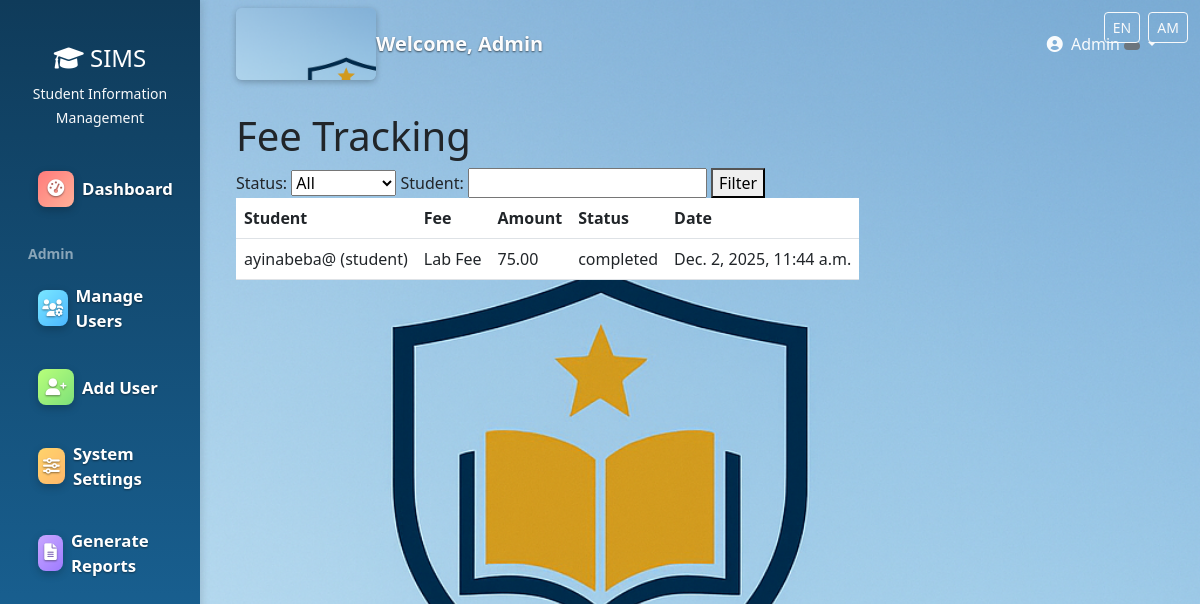
The app's page /finance/fee-tracking/ (signed in), older data.
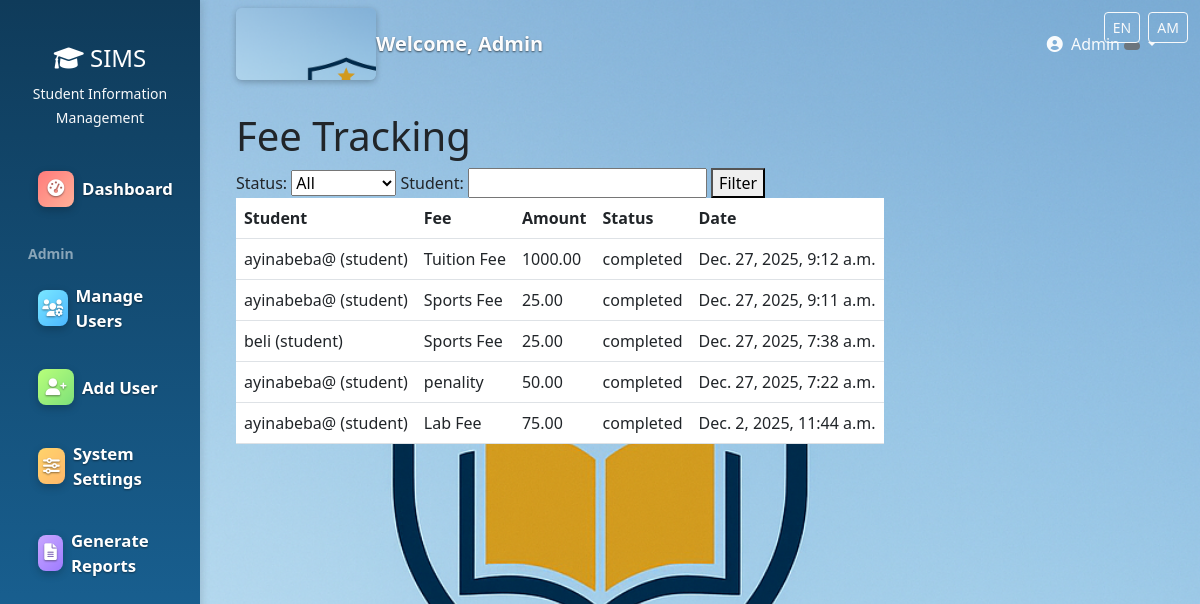
The same page, newer data.
### users/models.py (models this page shows)
class User(AbstractUser):
    ROLE_CHOICES = (
        ('admin', 'Administrator'),
        ('teacher', 'Teacher'),
        ('student', 'Student'),
        ('registrar', 'Registrar'),
        ('finance', 'Finance Officer'),
        ('parent', 'Parent'),
    )
    role = models.CharField(max_length=20, choices=ROLE_CHOICES)
    phone = models.CharField(max_length=15, blank=True)
    address = models.TextField(blank=True)
    date_of_birth = models.DateField(null=True, blank=True)
    profile_picture = models.ImageField(upload_to='profiles/', null=True, blank=True)
    is_approved = models.BooleanField(default=False)
    created_at = models.DateTimeField(auto_now_add=True)
    def __str__(self):
        return f"{self.username} ({self.role})"

### payments/models.py (models this page shows, shortened)
class Payment(models.Model):
    student = models.ForeignKey(User, on_delete=models.CASCADE, limit_choices_to={'role': 'student'})
    fee_structure = models.ForeignKey(FeeStructure, on_delete=models.CASCADE)
    amount_paid = models.DecimalField(max_digits=10, decimal_places=2)
    payment_date = models.DateTimeField(auto_now_add=True)
    created_at = models.DateTimeField(auto_now_add=True)
    payment_method = models.CharField(max_length=50)
    transaction_id = models.CharField(max_length=100, unique=True)
    STATUS_CHOICES = (
        ('pending', 'Pending'),
        ('completed', 'Completed'),
        ('failed', 'Failed'),
    )
    status = models.CharField(max_length=20, choices=STATUS_CHOICES, default='pending')
    is_cleared = models.BooleanField(default=False)

class FeeStructure(models.Model):
    name = models.CharField(max_length=100)
    amount = models.DecimalField(max_digits=10, decimal_places=2)
    description = models.TextField()
    is_active = models.BooleanField(default=True)
    created_by = models.ForeignKey(User, on_delete=models.CASCADE)
    created_at = models.DateTimeField(auto_now_add=True)

### users/decorators.py (the view)
        def wrapper(request, *args, **kwargs):
            if request.user.is_authenticated:
                if request.user.role in allowed_roles or request.user.is_superuser:
                    return view_func(request, *args, **kwargs)
            messages.error(request, "You don't have permission to access this page.")
            return redirect('dashboard')

### finance/views.py (called while the page is built)
@finance_required
def fee_tracking(request):
    payments = Payment.objects.all().select_related('student', 'fee_structure').order_by('-payment_date')
    status_filter = request.GET.get('status')
    student_filter = request.GET.get('student')
    if status_filter:
        payments = payments.filter(status=status_filter)
    if student_filter:
        payments = payments.filter(student__username__icontains=student_filter)
    context = {
        'payments': payments,
        'status_choices': Payment.STATUS_CHOICES,
    }
    return render(request, 'finance/fee_tracking.html', context)

### finance/templates/finance/fee_tracking.html (shortened to what this page needs)
{% extends 'base.html' %}
{% block content %}
<h1>Fee Tracking</h1>
<form method="get">
  <label>Status: <select name="status"><option value="">All</option>{% for k,v in status_choices %}<option value="{{ k }}">{{ v }}</option>{% endfor %}</select></label>
  <label>Student: <input type="text" name="student" value="{{ request.GET.student }}"></label>
  <button type="submit">Filter</button>
</form>
<table class="table">
  <thead><tr><th>Student</th><th>Fee</th><th>Amount</th><th>Status</th><th>Date</th></tr></thead>
  <tbody>
  {% for p in payments %}
    <tr>
      <td>{{ p.student }}</td>
      <td>{{ p.fee_structure.name }}</td>
      <td>{{ p.amount_paid }}</td>
      <td>{{ p.status }}</td>
      <td>{{ p.payment_date }}</td>
    </tr>
  {% empty %}
    <tr><td colspan="5">No payments found</td></tr>
  {% endfor %}
  </tbody>
</table>
{% endblock %}

### templates/base.html (shortened to what this page needs)
<!DOCTYPE html>
{% load i18n %}
<html lang="{{ LANGUAGE_CODE|default:'en' }}">
  <head>
    {% load static %}
    <link
      href="https://cdn.jsdelivr.net/npm/bootstrap@5.3.0/dist/css/bootstrap.min.css"
      rel="stylesheet"
    />
    <link
      href="https://cdnjs.cloudflare.com/ajax/libs/font-awesome/6.0.0/css/all.min.css"
      rel="stylesheet"
    />
  </head>
  <body>
    <div style="position:fixed;right:12px;top:12px;z-index:1050">
      <form id="lang-form" action="/i18n/setlang/" method="post" style="display:inline">
        <button name="language" value="en" class="btn btn-sm btn-outline-light me-1" type="submit">EN</button>
        <button name="language" value="am" class="btn btn-sm btn-outline-light" type="submit">AM</button>
      </form>
    </div>
    {% if user.is_authenticated %}
    <div class="container-fluid">
      <div class="row">
        <nav class="col-md-3 col-lg-2 d-none d-md-block sidebar">
          <div class="position-sticky pt-4">
            <div class="text-center mb-4">
              <h4 class="text-white">
                <i class="fas fa-graduation-cap"></i> SIMS
              </h4>
              <small class="text-light">Student Information Management</small>
            </div>
            <ul class="nav flex-column">
              <li class="nav-item">
                <a
                  class="nav-link {% if request.resolver_match.url_name == 'dashboard' %}active{% endif %}"
                  href="{% url 'dashboard' %}"
                >
                  <i class="fas fa-tachometer-alt me-2"></i>Dashboard
                </a>
              </li>
              {% if user.is_superuser or user.is_staff or user.role == 'admin' %}
              <li class="nav-item mt-3">
                <strong class="text-white-50 ps-3 small">{% trans "Admin" %}</strong>
              </li>
              {% url 'manage_users' as manage_users_url %}
              {% if manage_users_url %}
              <li class="nav-item">
                <a class="nav-link" href="{{ manage_users_url }}">
                  <i class="fas fa-users-cog me-2"></i>
                  <span data-i18n="SIDEBAR_MANAGE_USERS">{% trans "Manage Users" %}</span>
                </a>
              </li>
              {% endif %}
              {% url 'add_user' as add_user_url %}
              {% if add_user_url %}
              <li class="nav-item">
                <a class="nav-link" href="{{ add_user_url }}">
                  <i class="fas fa-user-plus me-2"></i>
                  <span data-i18n="SIDEBAR_ADD_USER">{% trans "Add User" %}</span>
                </a>
              </li>
              {% endif %}
              {% url 'system_settings' as system_settings_url %}
              {% if system_settings_url %}
              <li class="nav-item">
                <a class="nav-link" href="{{ system_settings_url }}">
                  <i class="fas fa-sliders-h me-2"></i>
                  <span data-i18n="SIDEBAR_SYSTEM_SETTINGS">{% trans "System Settings" %}</span>
                </a>
              </li>
              {% endif %}
              {% url 'generate_reports' as generate_reports_url %}
              {% if generate_reports_url %}
              <li class="nav-item">
                <a class="nav-link" href="{{ generate_reports_url }}">
                  <i class="fas fa-file-alt me-2"></i>
                  <span data-i18n="SIDEBAR_GENERATE_REPORTS">{% trans "Generate Reports" %}</span>
                </a>
              </li>
              {% endif %}
              {% url 'post_announcements' as post_announcements_url %}
              {% endif %}
            </ul>
          </div>
        </nav>
        <main class="col-md-9 ms-sm-auto col-lg-10 px-md-4 main-content">
          <nav
            class="navbar navbar-expand-lg navbar-light bg-white shadow-sm mb-4"
          >
            <div class="container-fluid">
              <span class="site-logo" aria-hidden="true"></span>
              <span class="navbar-brand">Welcome, {{ user.get_full_name|default:user.username }}</span>
              <div class="navbar-nav ms-auto">
                <div class="nav-item dropdown">
                  <a
                    class="nav-link dropdown-toggle"
                    href="#"
                    id="navbarDropdown"
                    role="button"
                    data-bs-toggle="dropdown"
                  >
                    <i class="fas fa-user-circle me-1"></i> {{ user.username }}
                    <span
                      class="badge bg-{% if user.role == 'admin' %}danger{% elif user.role == 'teacher' %}info{% elif user.role == 'student' %}success{% elif user.role == 'parent' %}warning{% else %}secondary{% endif %}"
                    >
                    </span>
                  </a>
                </div>
              </div>
            </div>
          </nav>
          <div class="container-fluid">{% block content %}{% endblock %}</div>
        </main>
      </div>
    </div>
    {% endif %}
  </body>
</html>

Row changes from the older to the newer data that the page shows:
added Payment: student "ayinabeba@ (student)", fee_structure.name "Tuition Fee", amount_paid "1000.00", status "completed", payment_date "Dec. 27, 2025, 9:12 a.m."
added Payment: student "ayinabeba@ (student)", fee_structure.name "Sports Fee", amount_paid "25.00", status "completed", payment_date "Dec. 27, 2025, 9:11 a.m."
added Payment: student "beli (student)", fee_structure.name "Sports Fee", amount_paid "25.00", status "completed", payment_date "Dec. 27, 2025, 7:38 a.m."
added Payment: student "ayinabeba@ (student)", fee_structure.name "penality", amount_paid "50.00", status "completed", payment_date "Dec. 27, 2025, 7:22 a.m."
